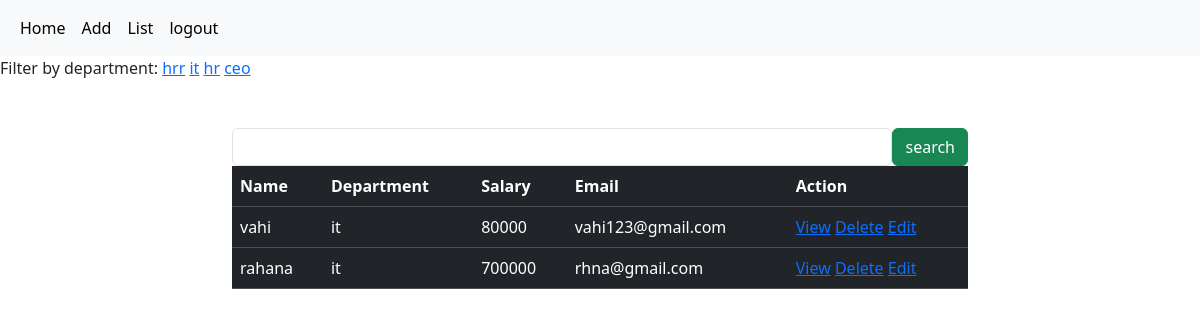
The page /employees/all?department=it (signed in) on the database its author committed.
### crm/models.py (models this page shows, shortened)
class Employees(models.Model):
    name=models.CharField(max_length=100)
    department=models.CharField(max_length=100)
    salary=models.PositiveIntegerField()
    email=models.EmailField(unique=True)
    age=models.PositiveIntegerField()
    contact=models.CharField(max_length=10,null=True)
    profile_pic=models.ImageField(upload_to="images",null=True,blank=True)
    dob=models.DateField(null=True,blank=True)

### crm/views.py (the view, shortened to what this page needs)
# urls.py: path("employees/all",views.EmployeeListView.as_view(),name="emp-all"),
@method_decorator(signin_required,name="dispatch")
class EmployeeListView(View):
    def get(self,request,*args,**kwargs):
            qs=Employees.objects.all()
            departments=Employees.objects.all().values_list("department",flat=True).distinct()
            print(departments)
            if "department" in request.GET:
                dept=request.GET.get("department")
                qs=qs.filter(department__iexact=dept)
            return render(request,"emp_list.html",{"data":qs,"departments":departments})

### crm/views.py (called while the page is built)
def signin_required(fn):
    def wrapper(request,*args,**kwargs):
        if not request.user.is_authenticated:
            messages.error(request,"invalid session")
            return redirect("signin")
        else:
            return fn(request,*args,**kwargs)
    return wrapper

### crm/templates/emp_list.html (shortened to what this page needs)
{%extends 'base.html'%}
{%block body_block%}
<div>
    Filter by department:
    {%for dep in departments%}
    <a href="{%url 'emp-all'%}?department={{dep}}">{{dep}}</a>
        {%endfor%}
</div>
<div class="container mt-5">
    <div class="row">
        <div class="col-2"></div>
        <div class="col-8">
            <form action="" method="post">
               <div class="d-flex">
                    <input type="text" name="box" class="form-control">
                    <button type="submit" class="btn btn-success">search</button>
               </div>
            </form>
        </div>
        <div class="col-2"></div>
    </div>
</div>
<div class="container">
    <div class="row">
        <div class="col-2"></div>
        <div class="col-8">
            <table class="table table-dark table-stripped caption-top">
                <tr>
                    <td><b>Name</b></td>
                    <td><b>Department</b></td>
                    <td><b>Salary</b></td>
                    <td><b>Email</b></td>
                    <td><b>Action</b></td>
                </tr>
                {%for emp in data%}
                <tr>
                    <td>{{emp.name}}</td>
                    <td>{{emp.department}}</td>
                    <td>{{emp.salary}}</td>
                    <td>{{emp.email}}</td>
                    <td>
                        <a href="{%url 'emp-detail' emp.id%}">View</a>
                        <a href="{%url 'emp-delete' emp.id%}">Delete</a>
                        <a href="{%url 'emp-edit' emp.id%}">Edit</a>
                    </td>
                </tr>
                {%endfor%}
            </table>
        </div>
        <div class="col-2"></div>
    </div>
</div>
{%endblock%}

### rows shown on the page
Employees: name "vahi", department "it", salary "80000", email "vahi123@gmail.com"
Employees: name "rahana", department "it", salary "700000", email "rhna@gmail.com"

### other values the page prints
{{ dep }} "hrr" "it" "hr" "ceo"
